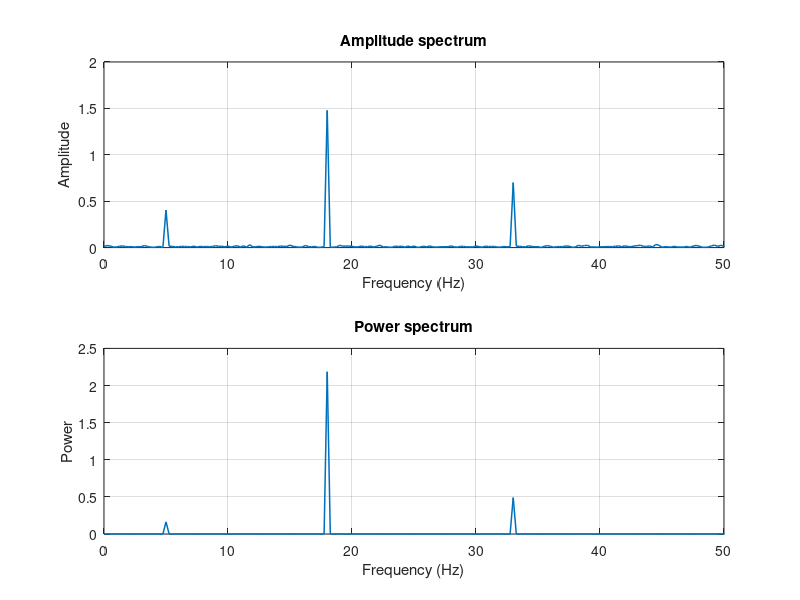

MATLAB code for this plot:
%% SOLUTION 2 - Dominant frequency and power spectrum
clear; clc; close all;

Fs = 256; t = (0:1/Fs:4-1/Fs)';
rng(1);
x = 0.4*sin(2*pi*5*t) + 1.5*sin(2*pi*18*t) + 0.7*sin(2*pi*33*t) + 0.2*randn(numel(t),1);
N = length(x);

% single-sided amplitude spectrum
Y = fft(x);
P2 = abs(Y/N);
P1 = P2(1:N/2+1);
P1(2:end-1) = 2*P1(2:end-1);
f  = (0:N/2)'*(Fs/N);

% 1. power spectrum
Pow = P1.^2;

% 2. dominant frequency
[peakAmp, idx] = max(P1);
domFreq = f(idx);
fprintf('Dominant frequency = %.2f Hz (expected 18 Hz)\n', domFreq);

% 3. top 3 frequencies
[~, order] = sort(P1, 'descend');
top3 = f(order(1:3));
disp('Top 3 frequencies (Hz):'); disp(top3);   % expect 18, 33, 5

% 4. plots
figure;
subplot(2,1,1);
plot(f, P1, 'LineWidth', 1.1); xlim([0 50]); grid on;
xlabel('Frequency (Hz)'); ylabel('Amplitude'); title('Amplitude spectrum');
subplot(2,1,2);
plot(f, Pow, 'LineWidth', 1.1); xlim([0 50]); grid on;
xlabel('Frequency (Hz)'); ylabel('Power'); title('Power spectrum');
